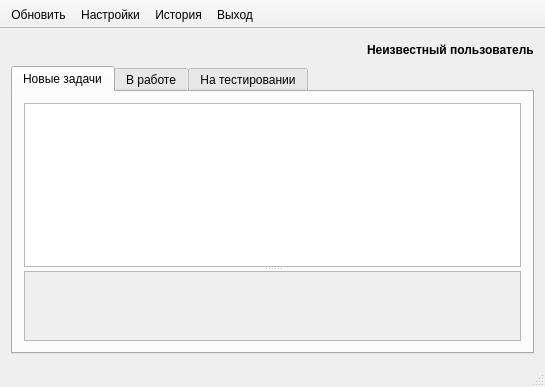
<?xml version="1.0" encoding="UTF-8"?>
<ui version="4.0">
 <class>MainWindow</class>
 <widget class="QMainWindow" name="MainWindow">
  <property name="geometry">
   <rect>
    <x>0</x>
    <y>0</y>
    <width>545</width>
    <height>387</height>
   </rect>
  </property>
  <property name="windowTitle">
   <string>Redmine [режим программиста]</string>
  </property>
  <property name="windowIcon">
   <iconset resource="icons.qrc">
    <normaloff>:/icon</normaloff>:/icon</iconset>
  </property>
  <widget class="QWidget" name="centralWidget">
   <layout class="QVBoxLayout" name="verticalLayout">
    <item>
     <widget class="QWidget" name="widgetUser" native="true">
      <layout class="QHBoxLayout" name="horizontalLayout">
       <property name="leftMargin">
        <number>0</number>
       </property>
       <property name="topMargin">
        <number>0</number>
       </property>
       <property name="rightMargin">
        <number>0</number>
       </property>
       <property name="bottomMargin">
        <number>0</number>
       </property>
       <item>
        <spacer name="horizontalSpacer">
         <property name="orientation">
          <enum>Qt::Horizontal</enum>
         </property>
         <property name="sizeHint" stdset="0">
          <size>
           <width>626</width>
           <height>20</height>
          </size>
         </property>
        </spacer>
       </item>
       <item>
        <widget class="QLabel" name="labelUser">
         <property name="font">
          <font>
           <weight>75</weight>
           <bold>true</bold>
          </font>
         </property>
         <property name="text">
          <string>Неизвестный пользователь</string>
         </property>
        </widget>
       </item>
      </layout>
     </widget>
    </item>
    <item>
     <widget class="QTabWidget" name="tabWidget">
      <property name="currentIndex">
       <number>0</number>
      </property>
      <widget class="QWidget" name="tabNewTask">
       <attribute name="title">
        <string>Новые задачи</string>
       </attribute>
       <layout class="QVBoxLayout" name="verticalLayout_2">
        <item>
         <widget class="QSplitter" name="splitterNewTask">
          <property name="orientation">
           <enum>Qt::Vertical</enum>
          </property>
          <widget class="QTableWidget" name="tableNewTask">
           <property name="editTriggers">
            <set>QAbstractItemView::NoEditTriggers</set>
           </property>
           <property name="selectionMode">
            <enum>QAbstractItemView::NoSelection</enum>
           </property>
           <property name="selectionBehavior">
            <enum>QAbstractItemView::SelectRows</enum>
           </property>
          </widget>
          <widget class="QScrollArea" name="scrollAreaNewTask">
           <property name="widgetResizable">
            <bool>true</bool>
           </property>
           <widget class="QWidget" name="widgetInfoNewTask">
            <property name="geometry">
             <rect>
              <x>0</x>
              <y>0</y>
              <width>501</width>
              <height>90</height>
             </rect>
            </property>
           </widget>
          </widget>
         </widget>
        </item>
       </layout>
      </widget>
      <widget class="QWidget" name="tabWorkingTask">
       <attribute name="title">
        <string>В работе</string>
       </attribute>
       <layout class="QVBoxLayout" name="verticalLayout_3">
        <item>
         <widget class="QSplitter" name="splitterWorkingTask">
          <property name="orientation">
           <enum>Qt::Vertical</enum>
          </property>
          <widget class="QTableWidget" name="tableWorkingTask">
           <property name="editTriggers">
            <set>QAbstractItemView::NoEditTriggers</set>
           </property>
           <property name="selectionMode">
            <enum>QAbstractItemView::NoSelection</enum>
           </property>
           <property name="selectionBehavior">
            <enum>QAbstractItemView::SelectRows</enum>
           </property>
          </widget>
          <widget class="QScrollArea" name="scrollAreaWorkingTask">
           <property name="widgetResizable">
            <bool>true</bool>
           </property>
           <widget class="QWidget" name="widgetInfoWorkingTask">
            <property name="geometry">
             <rect>
              <x>0</x>
              <y>0</y>
              <width>501</width>
              <height>90</height>
             </rect>
            </property>
           </widget>
          </widget>
         </widget>
        </item>
       </layout>
      </widget>
      <widget class="QWidget" name="tabTestingTask">
       <attribute name="title">
        <string>На тестировании</string>
       </attribute>
       <layout class="QVBoxLayout" name="verticalLayout_4">
        <item>
         <widget class="QSplitter" name="splitterTestingTask">
          <property name="orientation">
           <enum>Qt::Vertical</enum>
          </property>
          <widget class="QTableWidget" name="tableTestingTask">
           <property name="editTriggers">
            <set>QAbstractItemView::NoEditTriggers</set>
           </property>
           <property name="selectionMode">
            <enum>QAbstractItemView::NoSelection</enum>
           </property>
           <property name="selectionBehavior">
            <enum>QAbstractItemView::SelectRows</enum>
           </property>
          </widget>
          <widget class="QScrollArea" name="scrollAreaTestingTask">
           <property name="widgetResizable">
            <bool>true</bool>
           </property>
           <widget class="QWidget" name="widgetInfoTestingTask">
            <property name="geometry">
             <rect>
              <x>0</x>
              <y>0</y>
              <width>501</width>
              <height>90</height>
             </rect>
            </property>
           </widget>
          </widget>
         </widget>
        </item>
       </layout>
      </widget>
     </widget>
    </item>
   </layout>
  </widget>
  <widget class="QToolBar" name="mainToolBar">
   <property name="movable">
    <bool>false</bool>
   </property>
   <attribute name="toolBarArea">
    <enum>TopToolBarArea</enum>
   </attribute>
   <attribute name="toolBarBreak">
    <bool>false</bool>
   </attribute>
   <addaction name="actionUpdate"/>
   <addaction name="actionSettings"/>
   <addaction name="actionHistory"/>
   <addaction name="actionExit"/>
  </widget>
  <widget class="QStatusBar" name="statusBar"/>
  <action name="actionUpdate">
   <property name="icon">
    <iconset resource="icons.qrc">
     <normaloff>:/update</normaloff>:/update</iconset>
   </property>
   <property name="text">
    <string>Обновить</string>
   </property>
   <property name="toolTip">
    <string>Обновить</string>
   </property>
   <property name="shortcut">
    <string>F5</string>
   </property>
  </action>
  <action name="actionExit">
   <property name="icon">
    <iconset resource="icons.qrc">
     <normaloff>:/exit</normaloff>:/exit</iconset>
   </property>
   <property name="text">
    <string>Выход</string>
   </property>
   <property name="toolTip">
    <string>Выход</string>
   </property>
   <property name="shortcut">
    <string>Alt+F4</string>
   </property>
  </action>
  <action name="actionSettings">
   <property name="checkable">
    <bool>true</bool>
   </property>
   <property name="icon">
    <iconset resource="icons.qrc">
     <normaloff>:/settings</normaloff>:/settings</iconset>
   </property>
   <property name="text">
    <string>Настройки</string>
   </property>
   <property name="toolTip">
    <string>Настройки</string>
   </property>
  </action>
  <action name="actionHistory">
   <property name="checkable">
    <bool>true</bool>
   </property>
   <property name="icon">
    <iconset resource="icons.qrc">
     <normaloff>:/report</normaloff>:/report</iconset>
   </property>
   <property name="text">
    <string>История</string>
   </property>
   <property name="toolTip">
    <string>История</string>
   </property>
   <property name="shortcut">
    <string>Ctrl+H</string>
   </property>
  </action>
 </widget>
 <layoutdefault spacing="6" margin="11"/>
 <resources>
  <include location="icons.qrc"/>
 </resources>
 <connections/>
</ui>
